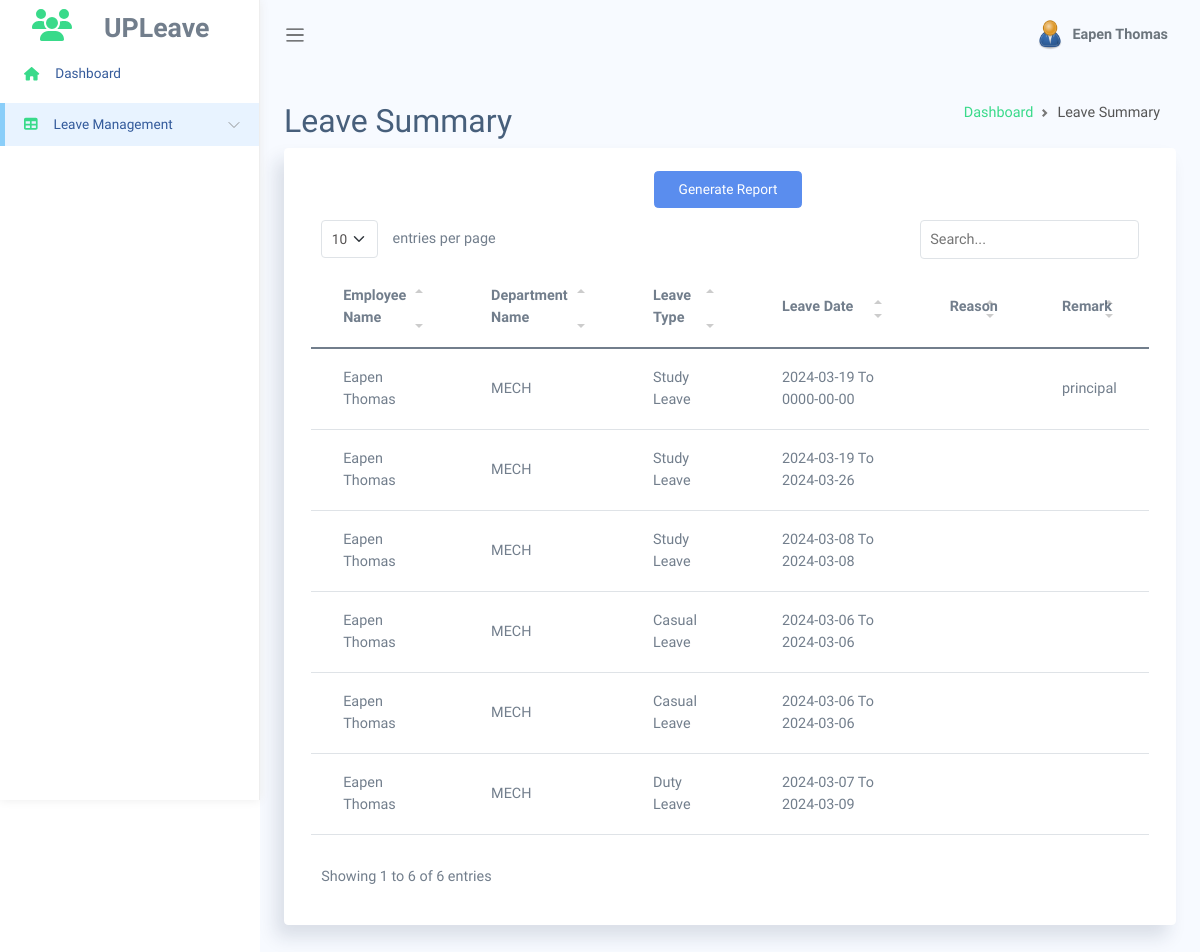
/dall_leave.php (signed in), run on an earlier commit of the app's database.
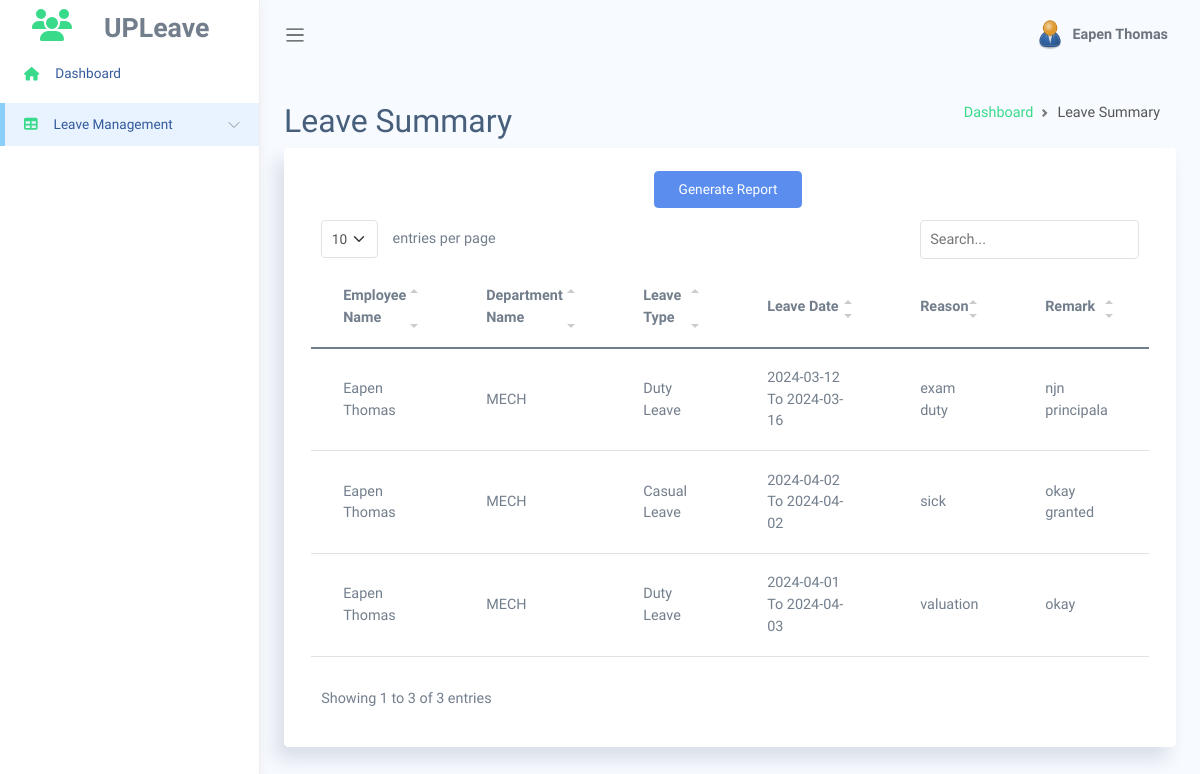
And on a later commit of the database.
### tables this page shows
CREATE TABLE `tbl_approval` (
  `a_id` int(11) NOT NULL,
  `emp_id` int(11) DEFAULT NULL,
  `l_id` int(11) DEFAULT NULL,
  `st_date` date DEFAULT NULL,
  `to_date` date DEFAULT NULL,
  `reason` varchar(100) NOT NULL,
  `status` int(3) DEFAULT NULL,
  `daydiff` float NOT NULL,
  `appliedtime` varchar(30) NOT NULL,
  `remark` varchar(150) NOT NULL,
  `document` longblob NOT NULL
);

CREATE TABLE `tbl_employee` (
  `emp_id` int(11) DEFAULT NULL,
  `empname` varchar(40) DEFAULT NULL,
  `email` varchar(40) DEFAULT NULL,
  `phone` varchar(15) DEFAULT NULL,
  `doj` date DEFAULT NULL,
  `status` tinyint(1) DEFAULT NULL,
  `dept_id` int(11) DEFAULT NULL,
  `post_id` int(11) DEFAULT NULL
);

CREATE TABLE `tbl_department` (
  `dept_id` int(11) NOT NULL,
  `deptname` varchar(30) DEFAULT NULL
);

CREATE TABLE `tbl_leavetype` (
  `l_id` int(11) NOT NULL,
  `leavetype` varchar(30) DEFAULT NULL,
  `description` varchar(100) DEFAULT NULL,
  `totalleave` int(11) DEFAULT NULL
);

### dall_leave.php (the view, shortened to what this page needs)
<?php
include 'conn.php';
 $x=$_SESSION['name'];
?>
<!DOCTYPE html>
<html lang="en">
<head>
    <link rel="stylesheet" href="assets/css/bootstrap.css">
    <link rel="stylesheet" href="assets/vendors/simple-datatables/style.css">
    <link rel="stylesheet" href="assets/vendors/perfect-scrollbar/perfect-scrollbar.css">
    <link rel="stylesheet" href="assets/css/app.css">
</head>
<body>
    <div id="app">
        <div id="sidebar" class='active'>
            <div class="sidebar-wrapper active">
                <div class="sidebar-header" style="height: 50px;margin-top: -30px">
                    <i class="fa fa-users text-success me-4"></i>
                    <span id="span01" style="font-size: smaller;">UPLeave</span>
                </div>
                <div class="sidebar-menu">
                    <ul class="menu">
                        <li class="sidebar-item ">
                            <a href="dean.php" class='sidebar-link'>
                                <i class="fa fa-home text-success"></i>
                                <span>Dashboard</span>
                            </a>
                        </li>
                        <li class="sidebar-item active has-sub">
                            <a href="#" class='sidebar-link'>
                                <i class="fa fa-table text-success"></i>
                                <span>Leave Management</span>
                            </a>
                        </li>
                    </ul>
                </div>
            </div>
        </div>
        <div id="main">
            <nav class="navbar navbar-header navbar-expand navbar-light">
                <a class="sidebar-toggler" href="#"><span class="navbar-toggler-icon"></span></a>
                <div class="collapse navbar-collapse" id="navbarSupportedContent">
                    <ul class="navbar-nav d-flex align-items-center navbar-light ms-auto">
                        <li class="dropdown nav-icon">
                            <a href="#" data-bs-toggle="dropdown"
                                class="nav-link  dropdown-toggle nav-link-lg nav-link-user">
                            </a>
                        </li>
                        <li class="dropdown">
                            <a href="#" data-bs-toggle="dropdown"
                                class="nav-link dropdown-toggle nav-link-lg nav-link-user">
                                <div class="avatar me-1">
                                    <img src="assets/images/admin.png" alt="" srcset="">
                                </div>
                                <div class="d-none d-md-block d-lg-inline-block"><?php echo $x; ?></div>
                            </a>
                        </li>
                    </ul>
                </div>
            </nav>
            <div class="main-content container-fluid">
                <div class="page-title">
                    <div class="row">
                        <div class="col-12 col-md-6 order-md-1 order-last">
                            <h3>Leave Summary</h3>
                        </div>
                        <div class="col-12 col-md-6 order-md-2 order-first">
                            <nav aria-label="breadcrumb" class='breadcrumb-header'>
                                <ol class="breadcrumb">
                                    <li class="breadcrumb-item"><a href="dean.php" class="text-success">Dashboard</a>
                                    </li>
                                    <li class="breadcrumb-item active" aria-current="page">Leave Summary</li>
                                </ol>
                            </nav>
                        </div>
                    </div>
                </div>
                <section class="section">
                    <div class="card">
                        <div class="card-body">
                            <table class='table' id="table1">
                                <thead>
                                    <tr>
                                        <th>Employee Name</th>
                                        <th>Department Name</th>
                                        <th>Leave Type</th>
                                        <th>Leave Date</th>
                                        <th>Reason</th>
                                        <th>Remark</th>
                                    </tr>
                                </thead>
                                <tbody>
                                    <?php
                            $sql = "SELECT l.leavetype,a.*,e.empname,d.deptname from tbl_approval a,tbl_employee e,tbl_leavetype l,tbl_department d where e.emp_id = a.emp_id and l.l_id = a.l_id and e.dept_id = d.dept_id;";
                            $result = $conn->query($sql);
                            while ($row = $result->fetch_assoc()) {
                            ?>
                                    <tr>
                                        <td><?php echo $row['empname']; ?></td>
                                        <td><?php echo $row['deptname']; ?></td>
                                        <td><?php echo $row['leavetype']; ?></td>
                                        <td><?php echo $row['st_date'].' To '.$row['to_date']; ?></td>
                                        <td><?php echo $row['reason']; ?></td>
                                        <td><?php echo $row['remark']; ?></td>
                                    </tr>
                                   <?php
                            } ?>
                                </tbody>
                                <center>
                            <form action="#" method="post">
                                <input type="submit" value="Generate Report" name="report" class="btn btn-primary me-1 mb-1">
                            </form></center>
                            </table>
                        </div>
                    </div>
                </section>
            </div>
        </div>
    </div>
</body>
</html>

### assets/css/app.css (style rules this page uses)
* { font-family: Raleway }
#app { position: relative }
#main { margin-left: 260px; background-color: #f7faff; min-height: 100vh; transition: margin-left .6s ease-out }
#main .main-content { padding: 2rem 1.5rem }
#main .main-content .page-title h3 { font-size: 2rem }
.breadcrumb-header .breadcrumb { justify-content: flex-end }
a { text-decoration: none }
a, button { outline: 0 }
.avatar { display: inline-flex; border-radius: 50%; text-align: center; vertical-align: middle; position: relative }
.avatar img { width: 32px; height: 32px; border-radius: 50% }
.btn.btn-danger, .btn.btn-dark, .btn.btn-info, .btn.btn-light, .btn.btn-link, .btn.btn-primary, .btn.btn-secondary, .btn.btn-success, .btn.btn-warning { color: #fff }
.dropdown-toggle:after { color: #fff }
#sidebar.active .sidebar-wrapper { left: 0 }
.sidebar-wrapper { width: 260px; height: 100vh; position: fixed; top: 0; z-index: 10; background-color: #fff; bottom: 0; border-right: 1px solid #eee; box-shadow: 0 0 10px #ececec; left: -260px; transition: left .6s ease-out }
.sidebar-wrapper .sidebar-header { padding: 2rem 2rem 1rem; font-size: 2rem; font-weight: 700 }
.sidebar-wrapper .menu { padding-left: 0; margin-top: 2rem }
.sidebar-wrapper .menu .sidebar-link { display: block; padding: .7rem 1.5rem; font-size: .85rem; display: flex; align-items: center; transition: all .5s }
.sidebar-wrapper .menu .sidebar-link>span { color: #053382; font-weight: 500; margin-left: 1rem; opacity: .8 }
.sidebar-wrapper .menu .sidebar-item { list-style: none; margin-top: .5rem; position: relative }
.sidebar-wrapper .menu .sidebar-item.has-sub .sidebar-link:after { position: absolute; color: #ccc; right: 15px; top: 12px; display: block }
.sidebar-wrapper .menu .sidebar-item.active .sidebar-link { background-color: #e8f3ff }
.sidebar-wrapper .menu .sidebar-item.active .sidebar-link:before { content: ""; position: absolute; left: 0; height: 100%; top: 0; bottom: 0; background-color: rgba(46, 170, 244, .5); width: 5px }
.card { box-shadow: -8px 12px 18px 0 rgba(25, 42, 70, .13); margin-bottom: 2.2rem }
.card .card-body { padding: 1.4rem 1.7rem }
.navbar { height: 70px; padding: 1.5rem }
.navbar .nav-link-user img { width: 30px }
.navbar.navbar-header li { display: flex; align-items: center }
.navbar.navbar-header li.nav-icon { margin-right: .4rem }
.navbar.navbar-header li.nav-icon .nav-link { display: block; padding: .4rem; border-radius: 50% }
.navbar.navbar-header .dropdown>a { color: #6c757d; font-weight: 600 }
.navbar.navbar-header .dropdown>a:after { display: none }
.dataTable-table td, .dataTable-table thead th, .table td, .table thead th { vertical-align: middle }
.dataTable-table thead th, .table thead th { border-bottom: 2px solid #475f7b }

What changed in the data, as far as the page shows it:
removed tbl_approval: tbl_employee.empname "Eapen Thomas", tbl_department.deptname "MECH", l.leavetype "Study Leave", st_date "2024-03-19", to_date "0000-00-00", remark "principal"
removed tbl_approval: tbl_employee.empname "Eapen Thomas", tbl_department.deptname "MECH", l.leavetype "Study Leave", st_date "2024-03-19", to_date "2024-03-26"
removed tbl_approval: tbl_employee.empname "Eapen Thomas", tbl_department.deptname "MECH", l.leavetype "Study Leave", st_date "2024-03-08", to_date "2024-03-08"
removed tbl_approval: tbl_employee.empname "Eapen Thomas", tbl_department.deptname "MECH", l.leavetype "Casual Leave", st_date "2024-03-06", to_date "2024-03-06"
removed tbl_approval: tbl_employee.empname "Eapen Thomas", tbl_department.deptname "MECH", l.leavetype "Casual Leave", st_date "2024-03-06", to_date "2024-03-06"
removed tbl_approval: tbl_employee.empname "Eapen Thomas", tbl_department.deptname "MECH", l.leavetype "Duty Leave", st_date "2024-03-07", to_date "2024-03-09"
added tbl_approval: tbl_employee.empname "Eapen Thomas", tbl_department.deptname "MECH", l.leavetype "Duty Leave", st_date "2024-03-12", to_date "2024-03-16", reason "exam duty", remark "njn principala"
added tbl_approval: tbl_employee.empname "Eapen Thomas", tbl_department.deptname "MECH", l.leavetype "Casual Leave", st_date "2024-04-02", to_date "2024-04-02", reason "sick", remark "okay granted"
added tbl_approval: tbl_employee.empname "Eapen Thomas", tbl_department.deptname "MECH", l.leavetype "Duty Leave", st_date "2024-04-01", to_date "2024-04-03", reason "valuation", remark "okay"
Also different on the page:
text written by a page script: "entries per page Showing 1 to 6 of 6 entries" → "entries per page Showing 1 to 3 of 3 entries"
